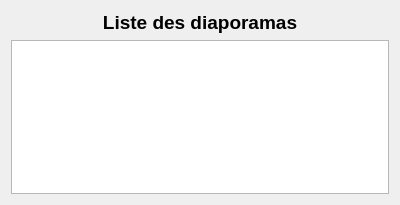
<?xml version="1.0" encoding="UTF-8"?>
<ui version="4.0">
 <class>choixDiaporama</class>
 <widget class="QDialog" name="choixDiaporama">
  <property name="geometry">
   <rect>
    <x>0</x>
    <y>0</y>
    <width>400</width>
    <height>205</height>
   </rect>
  </property>
  <property name="windowTitle">
   <string>Dialog</string>
  </property>
  <layout class="QVBoxLayout" name="verticalLayout">
   <item>
    <widget class="QLabel" name="lTitre">
     <property name="font">
      <font>
       <pointsize>14</pointsize>
       <bold>true</bold>
      </font>
     </property>
     <property name="text">
      <string>Liste des diaporamas</string>
     </property>
     <property name="alignment">
      <set>Qt::AlignCenter</set>
     </property>
    </widget>
   </item>
   <item>
    <widget class="QTableWidget" name="tableWidget">
     <property name="editTriggers">
      <set>QAbstractItemView::NoEditTriggers</set>
     </property>
     <property name="selectionMode">
      <enum>QAbstractItemView::SingleSelection</enum>
     </property>
     <property name="selectionBehavior">
      <enum>QAbstractItemView::SelectRows</enum>
     </property>
    </widget>
   </item>
  </layout>
 </widget>
 <resources/>
 <connections/>
</ui>
